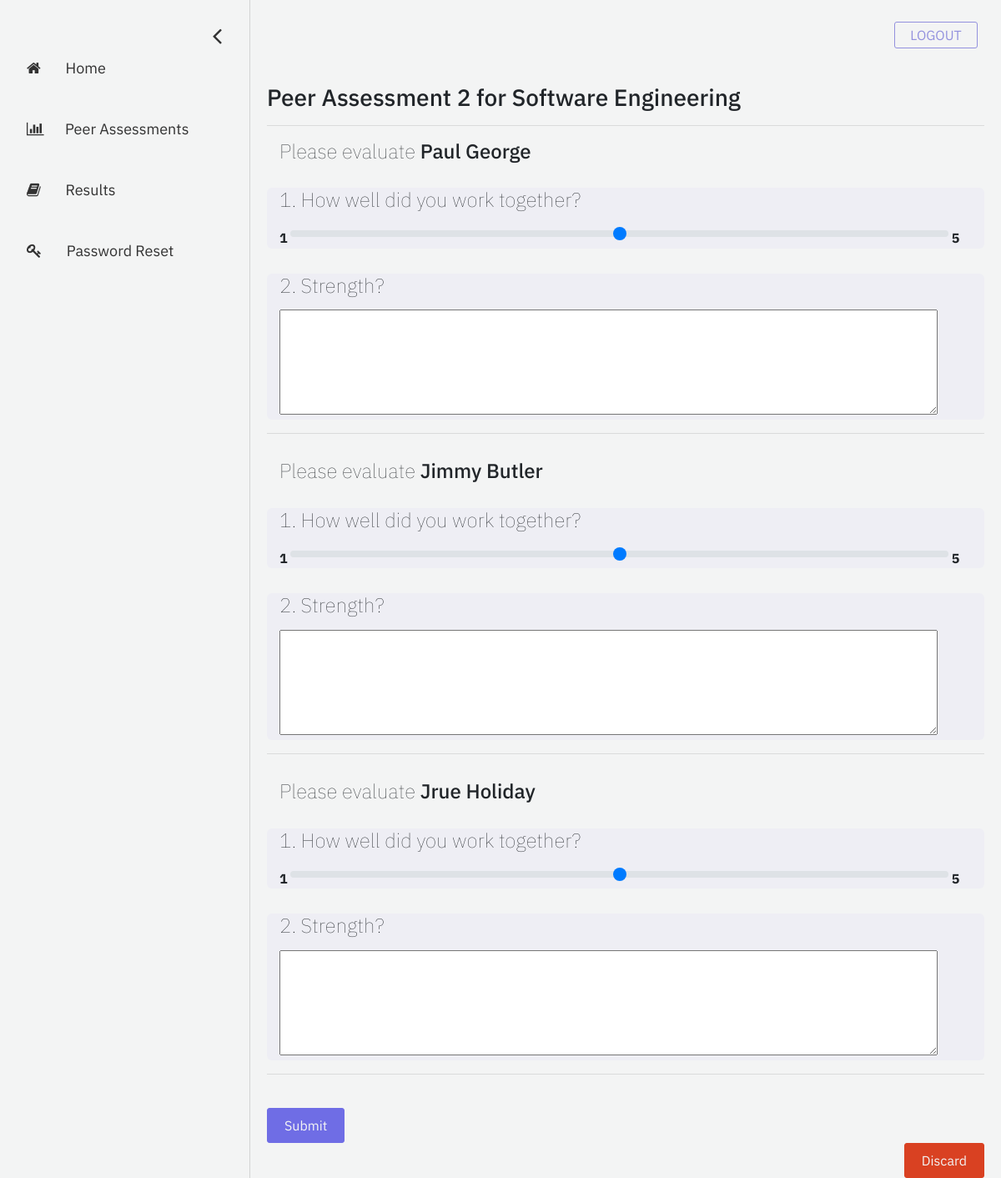
Screenshot of /student/answer-assessment/21/ (signed in) with the database file from the repository.
### assessment/models.py (models this page shows, shortened)
class Assessment(models.Model):
    name = models.CharField("assessment name", max_length=255)
    description = models.TextField("description", max_length=512, blank=True)
    date_created = models.DateTimeField("date created", auto_now_add=True)
    start_date = models.DateField("start date")
    end_date = models.DateField("end date")
    open_status = models.BooleanField("open status", default=True)
    course = models.ForeignKey(Course, on_delete=models.CASCADE) # the course that this peer review belongs to
    questions = models.ManyToManyField(Question) # a set of Questions under this assessment
    result_sets = models.ManyToManyField(Result_set) # a set of Result_sets under this assessment
    completed_students = models.ManyToManyField(User, related_name="completed_students") # a set of Users who have completed this assessment

class Question(models.Model):
    TYPE_TEXT = 'Text'
    TYPE_Rating = 'Rating'
    ANSWER_TYPE = (
        (TYPE_TEXT, "Text"),
        (TYPE_Rating, "Rating"),
    )
    question_text = models.CharField(max_length=500)
    type_answer = models.CharField(max_length=6, choices=ANSWER_TYPE, default=TYPE_Rating)

### registration/models.py (models this page shows, shortened)
class Course(models.Model):
    course_name = models.CharField("course name", max_length=60)
    course_code = models.IntegerField("course code")
    section_number = models.SmallIntegerField("section number")
    year = models.SmallIntegerField("year of realization")
    semester_choices = (
        ('S', 'Spring'),
        ('F', 'Fall'),
    )
    semester = models.CharField("semester of realization", max_length = 1, choices = semester_choices)
    professors = models.ManyToManyField(User)
    students = models.ManyToManyField(User, related_name="students")

### account/models.py (models this page shows, shortened)
class User(AbstractBaseUser, PermissionsMixin):
    email = models.EmailField(
        verbose_name=_('email address'), max_length=255, unique=True
    )
    first_name = models.CharField(_('first name'), max_length=30, blank=True)
    last_name = models.CharField(_('last name'), max_length=150, blank=True)
    eagle_id = models.CharField(max_length = 8, unique=True)
    is_student = models.BooleanField(
        _('student status'),
        default=False,
        help_text=_(
            'Shows whether this user is a student. '
        ),
    )
    is_instructor = models.BooleanField(
        _('instructor status'),
        default=False,
        help_text=_(
            'Shows whether this user is a instructor. '
        ),
    )
    is_active = models.BooleanField(
        _('active'),
        default=True,
        help_text=_(
            'Designates whether this user should be treated as active. '
            'Unselect this instead of deleting accounts.'
        ),
    )
    is_staff = models.BooleanField(
        _('admin status'),
        default=False,
        help_text=_(
            'Designates whether the user can log into this admin site.'
        ),
    )
    date_joined = models.DateTimeField(
        _('date joined'), default=timezone.now
    )
    objects = UserManager()
    USERNAME_FIELD = 'email'
    REQUIRED_FIELDS = ['first_name', 'last_name', 'eagle_id', 'is_student', 'is_instructor']

### eval_student/views.py (the view)
# urls.py: path('answer-assessment/<int:assessment_id>/', views.answer_assessment, name='answer-assessment'),
def answer_assessment(request, assessment_id):
    assessment = Assessment.objects.get(pk=assessment_id) # the assessment object
    questions = assessment.questions.all() # set of questions in this assessment
    teams = Team.objects.filter(course=assessment.course) # set of teams in this course
    evaluated_team = None
    evaluated = []
    for team in teams:
        if request.user in team.student.all():
            evaluated_team = team
            for each in team.student.all():
                if each != request.user:
                    evaluated.append(each)
    context = {
        'assessment': assessment,
        'question_list': questions,
        'team': evaluated_team,
        'evaluated_list': evaluated,
    }
    return render(request, 'eval_student/answer-assessment.html', context=context)

### eval_student/templates/eval_student/answer-assessment.html (shortened to what this page needs)
{% extends 'eval_student/base-sidebar.html'%}
{% load static %}
{% block content%}
	<div id="main">
		<h3>{{ assessment.name }} for {{ assessment.course.course_name }}</h3>
		<hr>
		<form action="{% url 'submit_assessment' assessment_id=assessment.id %}" method="post"> {% csrf_token %}
			{% for student in evaluated_list %}
				<div class="container">
					<h4>Please evaluate <b style="font-weight: 500;">{{student.first_name}} {{student.last_name}}</b></h4>
				</div>
				{% for question in question_list %}
				<div class="container" style="background-color: rgba(107, 99, 255, 0.036); border-radius: 6px;">
					<h4 style="margin-bottom: 15px; margin-top: 30px;">{{forloop.counter}}. {{ question.question_text }}</h4>
					{% if question.type_answer == question.TYPE_Rating %}
						<div>
							<b>1</b>  <input style="width: 95%;" type="range" class="custom-range" min="1" max="5" step="1" id="q_@{{ student.eagle_id }}{{ question.id }}" name="q_@{{ student.eagle_id }}{{ question.id }}"> <b> 5</b>
						</div>
					{% else %}
						<textarea style="width: 95%;" rows="5" id="q_@{{ student.eagle_id }}{{ question.id }}" name="q_@{{ student.eagle_id }}{{ question.id }}"></textarea>
					{% endif %}
				</div>
				{% endfor %}
				<hr style="margin-bottom: 30px;">
			{% endfor %}
			<button style="margin-top: 10px;" type="submit" class="buttons purple">Submit</button>
		</form>
		<form>
				<button formaction="{% url 'peer-assessments' %}" class="buttons red float-right">Discard</button>
		</form>
	</div>
{% endblock %}

### eval_student/static/eval_student/css/base-sidebar.css (style rules this page uses)
body { font-family: 'IBM Plex Sans', sans-serif; background-color: #f3f4f4; }
#main { transition: margin-left .5s; padding: 20px; }
.buttons { -webkit-border-radius: 3px; -moz-border-radius: 3px; border-radius: 3px; line-height: 0px; color: #f3f4f4; padding: 20px; display: inline-block; cursor: pointer; text-align: center; text-decoration: none; }
.purple { border: 1px solid #6f6de5; background-color: #6f6de5; }
.red { border: 1px solid #d94122; background-color: #d94122; }

### eval_student/static/eval_student/css/peer-assessments.css (style rules this page uses)
h4 { font-weight: 80; margin-right: 5%; }

### rows the page displays
Assessment: name "Peer Assessment 2", course.course_name "Software Engineering"
User: first_name "Paul", last_name "George"
Question: question_text "How well did you work together?"
Question: question_text "Strength?"
User: first_name "Jimmy", last_name "Butler"
User: first_name "Jrue", last_name "Holiday"
